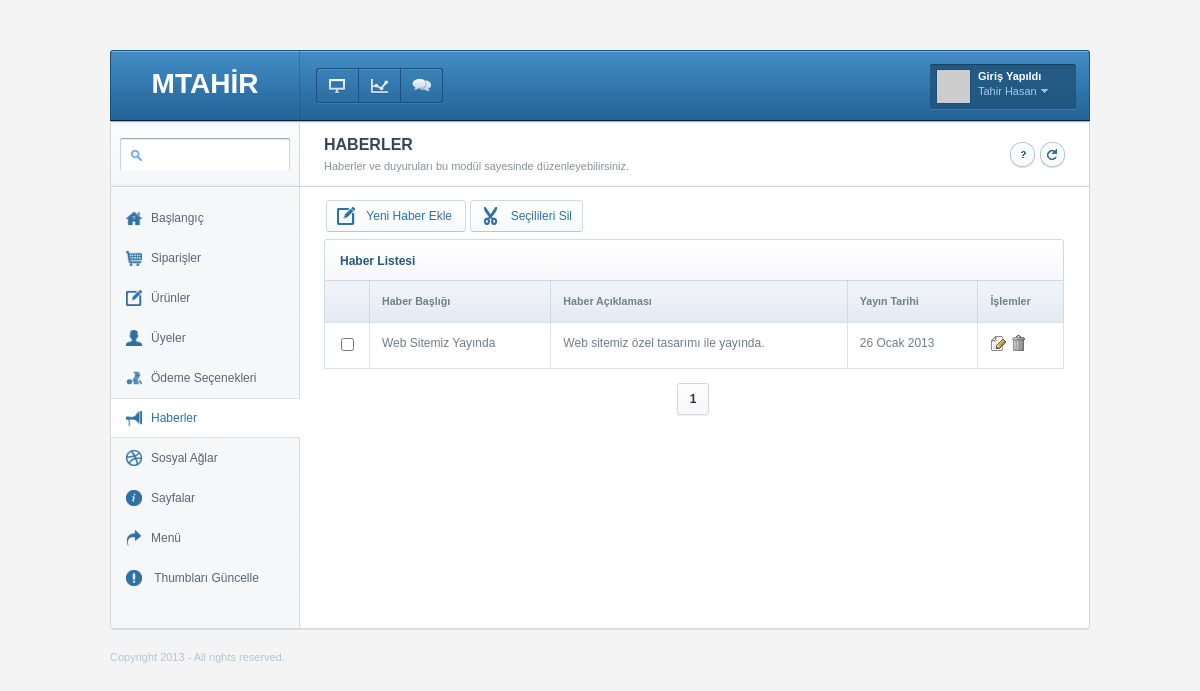
Page /Limon-V3/admin/index.php?module=news/list (signed in) on the committed database.
### tables this page shows
CREATE TABLE IF NOT EXISTS `news` (
  `id` int(11) NOT NULL auto_increment,
  `title` varchar(200) default NULL,
  `description` varchar(300) default NULL,
  `content` text,
  `image` varchar(250) default NULL,
  `thumb` varchar(250) default '0',
  `date` date default '0000-00-00',
  PRIMARY KEY  (`id`)
);

### Limon-V3/admin/class/class.admin.php (called while the page is built, shortened)
<?php
class mth {
	function sqlInjectionSecurity(){
		$inj = array ('select', 'insert', 'update', 'drop table', 'union', 'null', 'SELECT', 'INSERT', 'DELETE', 'UPDATE', 'DROP TABLE', 'UNION', 'NULL','order by','order  by');
		for ($i = 0; $i < sizeof ($_GET); ++$i){
			for ($j = 0; $j < sizeof ($inj); ++$j){
				foreach($_GET as $gets){
					$gets = strtolower($gets);
				}
			}
		}
	}
	function trDate($date){
		if($date!='0000-00-00'){
			$ex = explode('-',$date);
			$ay = array (
				"01" => "Ocak",
				"02" => "Şubat",
				"03" => "Mart",
				"04" => "Nisan",
				"05" => "Mayıs",
				"06" => "Haziran",
				"07" => "Temmuz",
				"08" => "Ağustos",
				"09" => "Eylül",
				"10" => "Ekim",
				"11" => "Kasım",
				"12" => "Aralık"
			);
			$newDate = $ex[2]." ".$ay[$ex[1]]." ".$ex[0];
			return $newDate;
		}
	}
	function query($query){
		return mysql_query($query);
	}
	function rows($query){
		return mysql_num_rows($query);
	}
	function obj($query){
		return mysql_fetch_object($query);
	}
	function in($table,$columns,$cond,$queryWrite=0){
		$query = "SELECT $columns FROM $table $cond";
		$sql = $this->query($query);
		if($this->rows($sql)!=0){
			return $this->obj($sql);
		}
	}
}
?>

### Limon-V3/admin/modules/news/list.php (the view, shortened to what this page needs)
<?php
$totals = $mth->in(module_table,'*',$cond); $total = $mth->inRows;
$pager->pager_set(module_link.'/list&no=',$total,10,20,$_GET["no"],'class="active"','Önceki','Sonraki','','','');
?>
<div class="page-title">
	<div class="in">
		<div class="titlebar">
			<h2><?=module_title?></h2>
			<p><?=module_description?></p>
		</div>
		<div class="shortcuts-icons">
			<a class="shortcut tips" onclick="javascript:location.reload();" title="Sayfayı Yenile">
				<img src="img/icons/shortcut/refresh.png" width="25" height="25" alt="icon" />
			</a>
			<a class="shortcut tips" href="#" title="<?=module_big_description?>">
				<img src="img/icons/shortcut/question.png" width="25" height="25" alt="icon" />
			</a>
		</div>
	</div>
</div>
<div class="content">
	<div class="simplebox grid740">
		<div style="height: 32px;">
			<div class="buttons float-left">
				<a class="icon-button" href="<?=module_link?>/add">
					<img width="18" height="18" alt="icon" src="img/icons/button/create.png" />
					<span>Yeni <?=module_keyword?> Ekle</span>
				</a>
				<a class="icon-button submit" id="list" href="#">
					<img width="18" height="18" alt="icon" src="img/icons/button/cut.png" />
					<span>Seçilileri Sil</span>
				</a>
			</div>
		</div>
		<div class="titleh">
            <h3><?=module_keyword?> Listesi</h3>
		</div>
		<form action="" name="list" id="list" method="post">
        <table class="tablesorter list">
            <thead>
                <tr>
                    <th width="2%"></th>
                    <th>Haber Başlığı</th>
                    <th>Haber Açıklaması</th>
                    <th>Yayın Tarihi</th>
                    <th>İşlemler</th>
                </tr>
            </thead>
            <tbody>
			<?php
			$query = mysql_query("SELECT * FROM ".module_table." ORDER BY id DESC LIMIT ".$pager->start.", ".$pager->per_page."");
			while($list = mysql_fetch_assoc($query)){
			?>
                <tr id="data<?=$list["id"]?>">
                    <td><input id="data<?=$list["id"]?>" type="checkbox" name="delete[]" value="<?=$list["id"]?>" /></td>
                    <td><?=$list["title"]?></td>
                    <td><?=$list["description"]?></td>
                    <td><?=$mth->trDate($list["date"]);?></td>
                    <td>
						<a class="tips" title="Kaydı Düzenle" href="<?=module_link?>/edit&id=<?=$list["id"]?>">
							<img src="img/icons/sidemenu/file_edit.png" alt="" />
						</a>
						<a class="tips" title="Kaydı Sil" href="<?=module_link?>/list&deleteID=<?=$list["id"]?>">
							<img src="img/icons/sidemenu/trash.png" alt="" />
						</a>
					</td>
                </tr>
			<?php } ?>
            </tbody>
        </table>
		</form>
	</div>
	<ul class="pagination">
		<?php
		echo $pager->page_links;
		?>
	</ul>
</div>

### Limon-V3/admin/index.php (shortened to what this page needs)
<?php
include("class/class.admin.php"); $mth = new mth; @$mth->loginControl($_SESSION);
include("class/class.pager.php"); $pager = new pager;
$online = $mth->in('admins','*',"WHERE user='".$_SESSION["admin_user"]."' AND password='".$_SESSION["admin_password"]."'");
?>
<!DOCTYPE html PUBLIC "-//W3C//DTD XHTML 1.0 Transitional//EN" "http://www.w3.org/TR/xhtml1/DTD/xhtml1-transitional.dtd">
<html xmlns="http://www.w3.org/1999/xhtml">
<head>
    <link rel="stylesheet" type="text/css" href="style/reset.css" />
    <link rel="stylesheet" type="text/css" href="style/root.css" />
    <link rel="stylesheet" type="text/css" href="style/grid.css" />
    <link rel="stylesheet" type="text/css" href="style/typography.css" />
    <link rel="stylesheet" type="text/css" href="style/jquery-ui.css" />
    <link rel="stylesheet" type="text/css" href="style/jquery-plugin-base.css" />
</head>
<body>
<div class="wrapper">
	<div id="header">
		<div class="logo">
			<a href="index.php">
				<h2 style="color: #FFF; font-size: 28px;"><?=admin_title?></h2>
			</a>
		</div>
		<div id="notifications">
			<a href="index.php?module=standart/general" class="qbutton-left <? if($module=="standart/general") echo 'active'; ?>">
				<img src="img/icons/header/dashboard.png" width="16" height="15" alt="Başlangıç" />
			</a>
			<a href="?module=standart/dm" class="qbutton-normal tips <? if($module=="standart/dm") echo 'active'; ?>" title="Dosya Merkezi">
				<img src="img/icons/header/graph.png" alt="Dosya Markezi" />
			</a>
			<a href="?module=standart/messages" class="qbutton-right <? if($module=="standart/messages") echo 'active'; ?>">
				<img src="img/icons/header/support.png" width="19" height="13" alt="Teknik Destek" />
			</a>
		</div>
		<div id="profilebox">
			<a href="#" class="display">
				<img src="http://www.gravatar.com/avatar/<?=md5($online->email)?>" width="33" height="33" alt="profile"/>
				<b>Giriş Yapıldı</b>
				<span><?=$online->name_surname?></span>
			</a>
		</div>
	</div>
    <div id="main">
        <div id="sidebar">
			<div id="searchbox">
				<div class="in">
					<form method="post" action="">
						<input name="search" type="text" class="input" id="textfield" onfocus="$(this).attr('class','input-hover')" onblur="$(this).attr('class','input')"  />
					</form>
				</div>
			</div>
            <div id="sidemenu">
            	<?php include("menu.php"); ?>
            </div>
        </div>
        <div id="page">
			<?php
			$getModule = $_GET["module"];
			if($getModule=="") $module = "modules/main/main.php"; else $module = "modules/".$getModule.".php";
			@include($module);
			?>
		</div>
    </div>
    <div id="footer">
    	<div class="left-column">Copyright 2013 - All rights reserved.</div>
    </div>
</div>
</body>
</html>

### Limon-V3/admin/style/grid.css (style rules this page uses)
.grid740 { width:740px; padding-bottom:20px; }

### Limon-V3/admin/style/typography.css (style rules this page uses)
.float-left { float:left; }

### Limon-V3/admin/style/tableshorter-theme.css (style rules this page uses)
table.tablesorter { font-family:arial;background-color: #CDCDCD;margin:0px 0pt 0px;font-size: 12px;width: 100%;text-align: left; }
table.tablesorter thead tr th, table.tablesorter tfoot tr th { background:#EFF3F8 url(../img/tableshorter/titlebg.png) repeat-x bottom;border: 1px solid #CBDAE8; border-top:none; border-bottom:none; font-size: 8pt;padding: 12px; }
table.tablesorter tbody td { color: #3D3D3D;padding: 12px;background-color: #FFF;vertical-align: top;border:1px solid #D8E4E9; color:#6C7D8C; }

### rows in the picture
news: title "Web Sitemiz Yayında", description "Web sitemiz özel tasarımı ile yayında.", date "26 Ocak 2013"

### other values in the picture
admin_title "MTAHİR"
$online->name_surname "Tahir Hasan"
module_title "HABERLER"
module_description "Haberler ve duyuruları bu modül sayesinde düzenleyebilirsiniz."
module_keyword "Haber"
